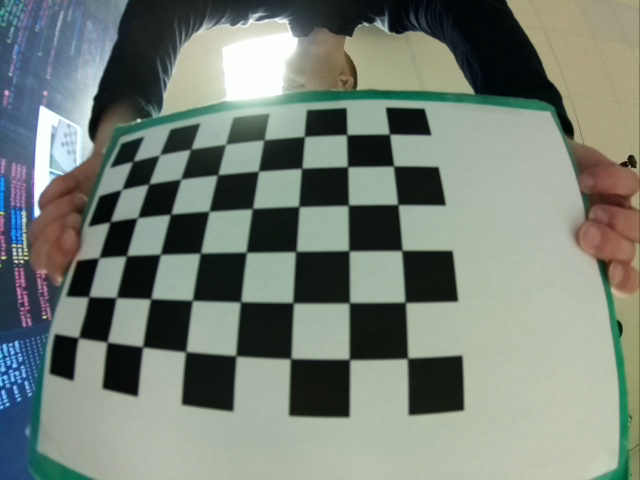
#> input picture Adrien/img_calib/img_fisheye5/image_0_1200.jpg, 640 x 480 px; its folder holds only this picture in this run
$ python calib_fish.py
#> lines starting #> are read from the running program, lines starting #| are printed output that depends on the picture; after the words box and inside, x2 and y2 are one past the last pixel; in counts of white or black regions, pixels touching at a corner belong together
import cv2 as cv
import numpy as np
import os
import glob
from undi import undistort
chessboardSize = (8,6)
frameSize = (640,480)
img_calib_dir="img_calib/"

criteria = (cv.TERM_CRITERIA_EPS + cv.TERM_CRITERIA_MAX_ITER, 30, 0.001)
objp = np.zeros((1,chessboardSize[0] * chessboardSize[1], 3), np.float32)
objp[0,:,:2] = np.mgrid[0:chessboardSize[0],0:chessboardSize[1]].T.reshape(-1,2)

size_of_chessboard_squares_mm = 22
objp = objp * size_of_chessboard_squares_mm

_img_shape=None
objpoints = [] # 3d point in real world space
imgpoints = [] # 2d points in image plane.


#imagesFISH = sorted(glob.glob(img_calib_dir+'img_fisheye3/*.png'))
#imagesFISH += sorted(glob.glob(img_calib_dir+'img_fisheye4/*.png'))
imagesFISH = sorted(glob.glob(img_calib_dir+'img_fisheye5/*.jpg'))
#imagesFISH = sorted(glob.glob(img_calib_dir+'img_fisheye4/*.png'))
for img in imagesFISH:


    img = cv.imread(img)
#> img is the input picture: shape (480, 640, 3); mean B, G, R 118.8, 128.2, 118.7
    if _img_shape == None:
        _img_shape = img.shape[:2]
    else:
        assert _img_shape == img.shape[:2], "All images must share the same size."
    gray = cv.cvtColor(img, cv.COLOR_BGR2GRAY)
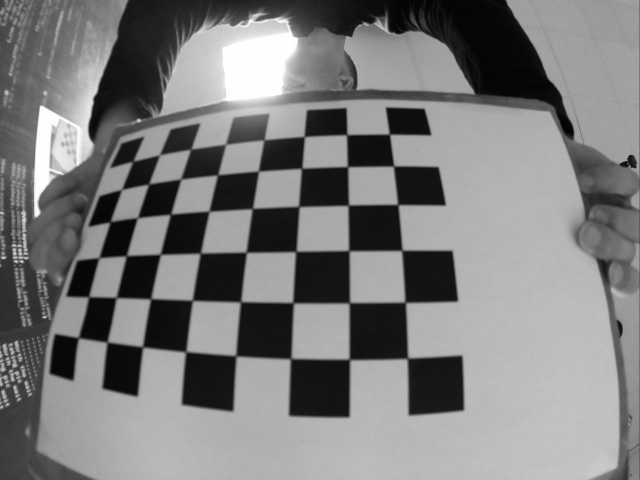
#> gray: shape (480, 640); min 1, max 255, mean 124.3
    # Find the chess board corners
    ret, corners = cv.findChessboardCorners(gray, chessboardSize, None)
#> ret = True; corners = 48 rows, first 8: [133.3, 160.9], [159.3, 155], [190.6, 149.4], [225.5, 144.4], [264.2, 139.8], [304.4, 136.5], [346.5, 134.8], [389.4, 134.1]

    # If found, add object points, image points (after refining them)
    if ret:

        objpoints.append(objp)

        corners = cv.cornerSubPix(gray, corners, (11,11), (-1,-1), criteria)
#> corners = 48 rows, first 8: [132.9, 161.3], [159.5, 154.9], [190.8, 149.2], [225.4, 144.4], [264.2, 139.9], [304.3, 136.5], [346.7, 134.6], [389.4, 134.1]
        imgpoints.append(corners)
        # Draw and display the corners
        cv.drawChessboardCorners(img, chessboardSize, corners, ret)
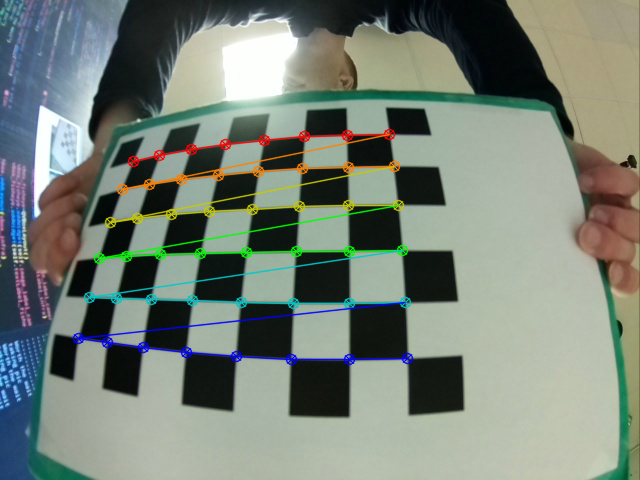
#> img: shape (480, 640, 3); 4.34% of pixels changed, all inside (x1, y1, x2, y2) = (72, 128, 414, 366)
        cv.imshow('img left', img)

        cv.waitKey(200)


cv.destroyAllWindows()

#print(rms)
calibration_flags = cv.fisheye.CALIB_RECOMPUTE_EXTRINSIC+cv.fisheye.CALIB_FIX_SKEW #+ cv.fisheye.CALIB_CHECK_COND

N_OK = len(objpoints)
K = np.zeros((3, 3))
D = np.zeros((4, 1))
rvecs = [np.zeros((1, 1, 3), dtype=np.float64) for i in range(N_OK)]
tvecs = [np.zeros((1, 1, 3), dtype=np.float64) for i in range(N_OK)]
rms, _, _, _, _ = \
    cv.fisheye.calibrate(
        objpoints,
        imgpoints,
        gray.shape[::-1],
        K,
        D,
        rvecs,
        tvecs,
        calibration_flags,
        (cv.TERM_CRITERIA_EPS+cv.TERM_CRITERIA_MAX_ITER, 30, 1e-6)
    )
#> rms = 0.643
print("Found " + str(N_OK) + " valid images for calibration")
print("DIM=" + str(_img_shape[::-1]))
#| DIM=(640, 480)
print("K=np.array(" + str(K.tolist()) + ")")
print("D=np.array(" + str(D.tolist()) + ")")
DIM=_img_shape[::-1]
#> DIM = (640, 480)


cv_file = cv.FileStorage('undiFish.xml', cv.FILE_STORAGE_WRITE)
cv_file.write('DIM',DIM)
cv_file.write('K',K)
cv_file.write('D',D)
cv_file.release()

# [5 lines of commented-out code are left out]

$ run again, on Adrien/img_calib/img_fisheye5/image_0_200.jpg
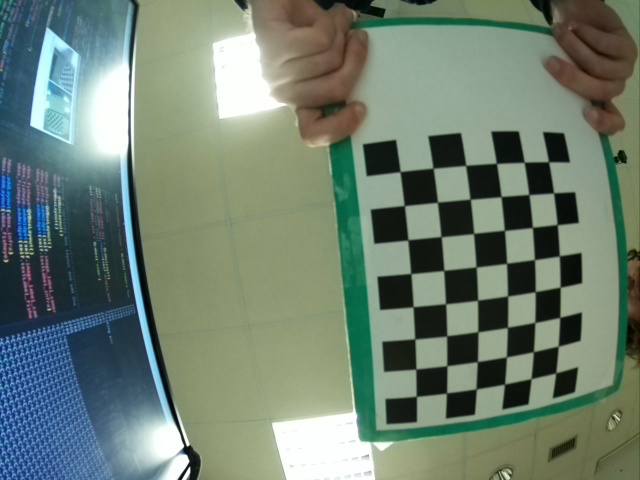
#> input picture Adrien/img_calib/img_fisheye5/image_0_200.jpg, 640 x 480 px
#> img is the input picture: shape (480, 640, 3); mean B, G, R 114, 128.1, 111.3
#> `gray = cv.cvtColor(img, cv.COLOR_BGR2GRAY)`:
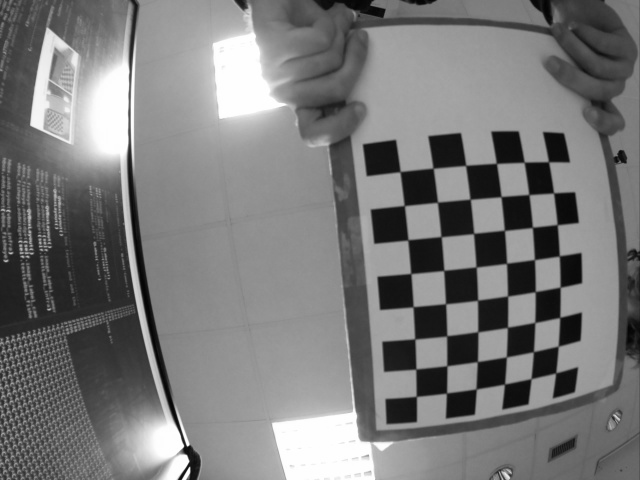
#> gray: shape (480, 640); min 3, max 255, mean 121.5
#> `ret, corners = cv.findChessboardCorners(gray, chessboardSize, None)`: ret = True; corners = 48 rows, first 8: [548, 164], [553.5, 193], [557.1, 224.6], [559.3, 255.9], [560.1, 287.2], [559.7, 317.4], [558.1, 346.3], [555.6, 372.9]
#> `corners = cv.cornerSubPix(gray, corners, (11,11), (-1,-1), criteria)`: corners = 48 rows, first 8: [548.6, 161.7], [553.6, 193], [557.3, 224.6], [559.3, 255.9], [560.2, 287.2], [559.8, 317.4], [558.2, 346.2], [555.7, 372.9]
#> `cv.drawChessboardCorners(img, chessboardSize, corners, ret)`:
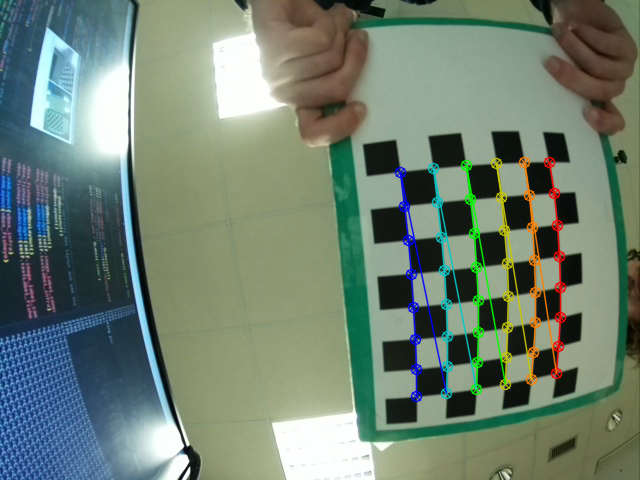
#> img: shape (480, 640, 3); 3.44% of pixels changed, all inside (x1, y1, x2, y2) = (394, 156, 567, 403)
#> rms = 0.326
#| DIM=(640, 480)

$ run again, on Adrien/img_calib/img_fisheye5/image_0_2000_sessino2.jpg
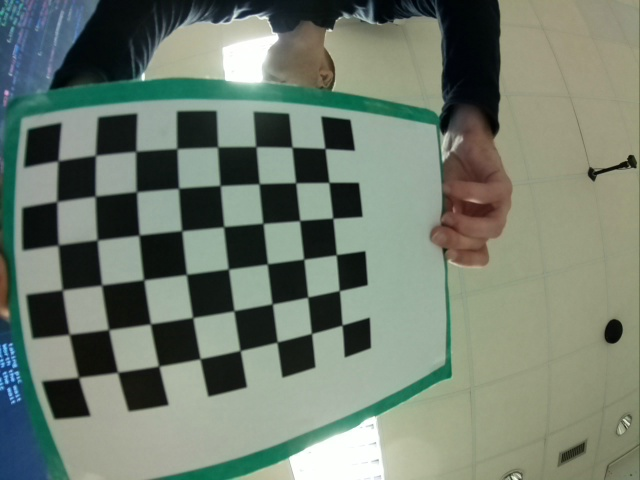
#> input picture Adrien/img_calib/img_fisheye5/image_0_2000_sessino2.jpg, 640 x 480 px
#> img is the input picture: shape (480, 640, 3); mean B, G, R 111.3, 125.1, 113.5
#> `gray = cv.cvtColor(img, cv.COLOR_BGR2GRAY)`:
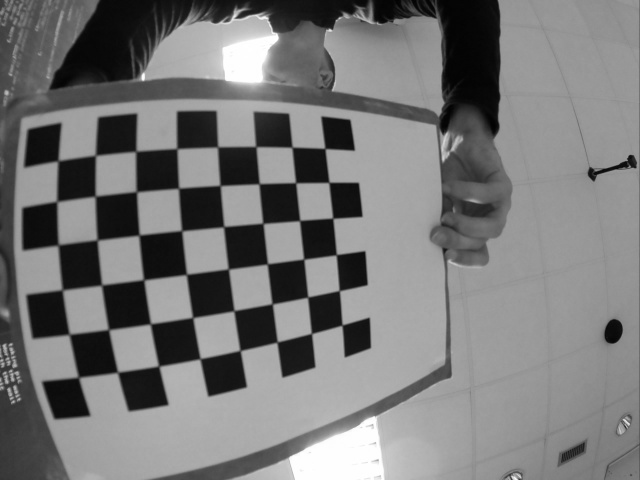
#> gray: shape (480, 640); min 2, max 255, mean 120.1
#> `ret, corners = cv.findChessboardCorners(gray, chessboardSize, None)`: ret = True; corners = 48 rows, first 8: [56.49, 162.2], [95.5, 155.5], [134.3, 153.1], [178.6, 150.1], [216.5, 148.4], [257.6, 147.7], [291, 148.5], [325, 148.5]
#> `corners = cv.cornerSubPix(gray, corners, (11,11), (-1,-1), criteria)`: corners = 48 rows, first 8: [57.96, 160.8], [95.45, 155.3], [135.8, 151.3], [176.8, 148.6], [217.6, 146.9], [255.8, 146.5], [292, 147.2], [324.9, 148.5]
#> `cv.drawChessboardCorners(img, chessboardSize, corners, ret)`:
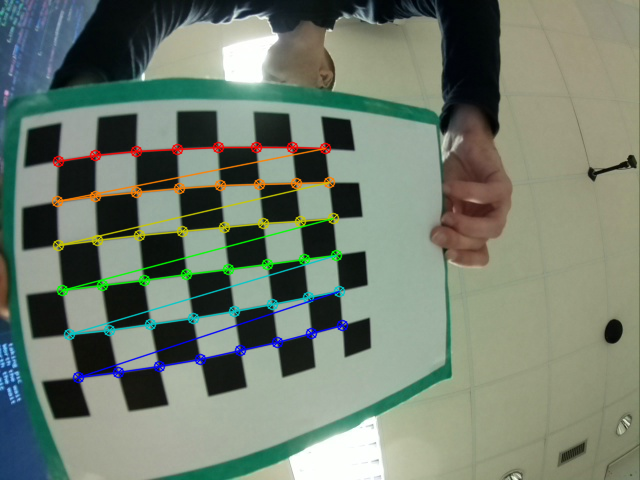
#> img: shape (480, 640, 3); 4.1% of pixels changed, all inside (x1, y1, x2, y2) = (51, 141, 349, 384)
#> rms = 153.5
#| DIM=(640, 480)

$ run again, on Adrien/img_calib/img_fisheye5/image_0_1400.jpg
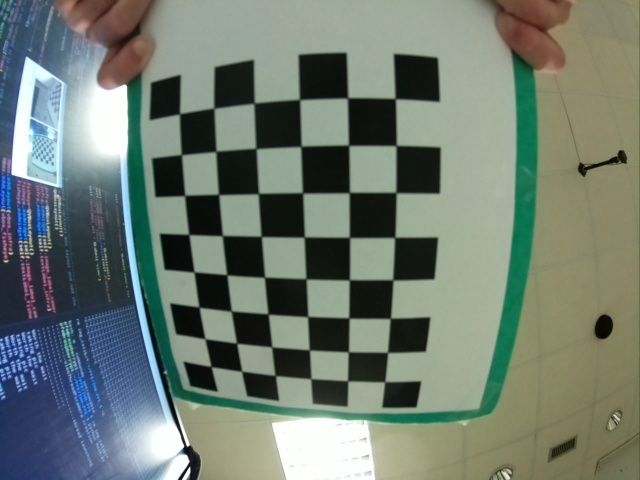
#> input picture Adrien/img_calib/img_fisheye5/image_0_1400.jpg, 640 x 480 px
#> img is the input picture: shape (480, 640, 3); mean B, G, R 113.2, 123.1, 111.4
#> `gray = cv.cvtColor(img, cv.COLOR_BGR2GRAY)`:
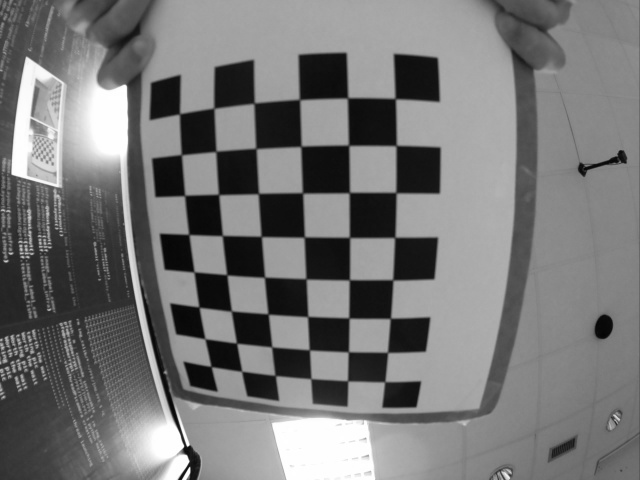
#> gray: shape (480, 640); min 4, max 255, mean 118.5
#> `ret, corners = cv.findChessboardCorners(gray, chessboardSize, None)`: ret = True; corners = 48 rows, first 8: [394.3, 97.52], [396.7, 145.1], [395.1, 191.9], [394.5, 237.6], [393.1, 280.2], [390.8, 317.9], [387, 351.8], [384.6, 381.7]
#> `corners = cv.cornerSubPix(gray, corners, (11,11), (-1,-1), criteria)`: corners = 48 rows, first 8: [395.2, 98.6], [396.2, 145.5], [395.9, 192.6], [394.8, 237.4], [392.8, 279.9], [390.4, 318.3], [387.6, 352.4], [384.7, 381.8]
#> `cv.drawChessboardCorners(img, chessboardSize, corners, ret)`:
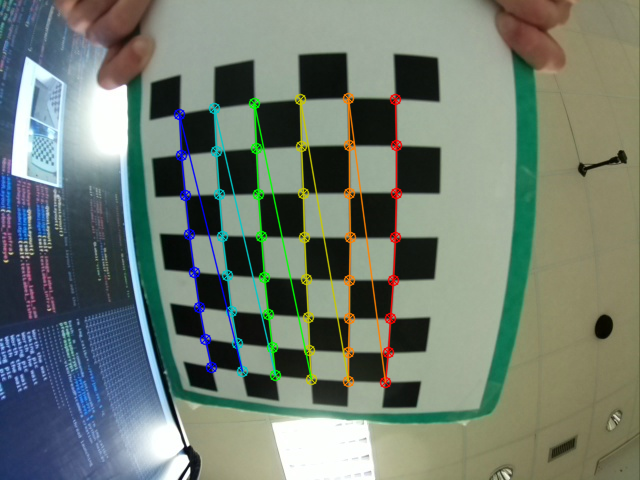
#> img: shape (480, 640, 3); 4.14% of pixels changed, all inside (x1, y1, x2, y2) = (173, 92, 403, 389)
#> rms = 0.643
#| DIM=(640, 480)
